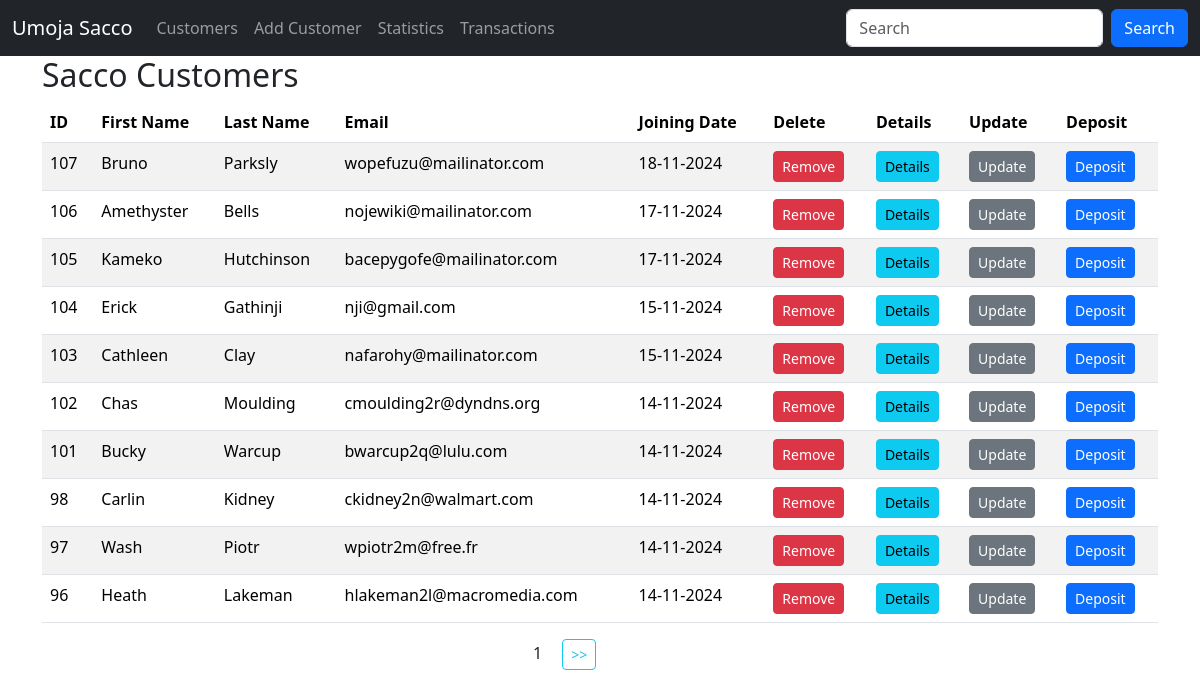
Before: / (signed in) with the older database file.
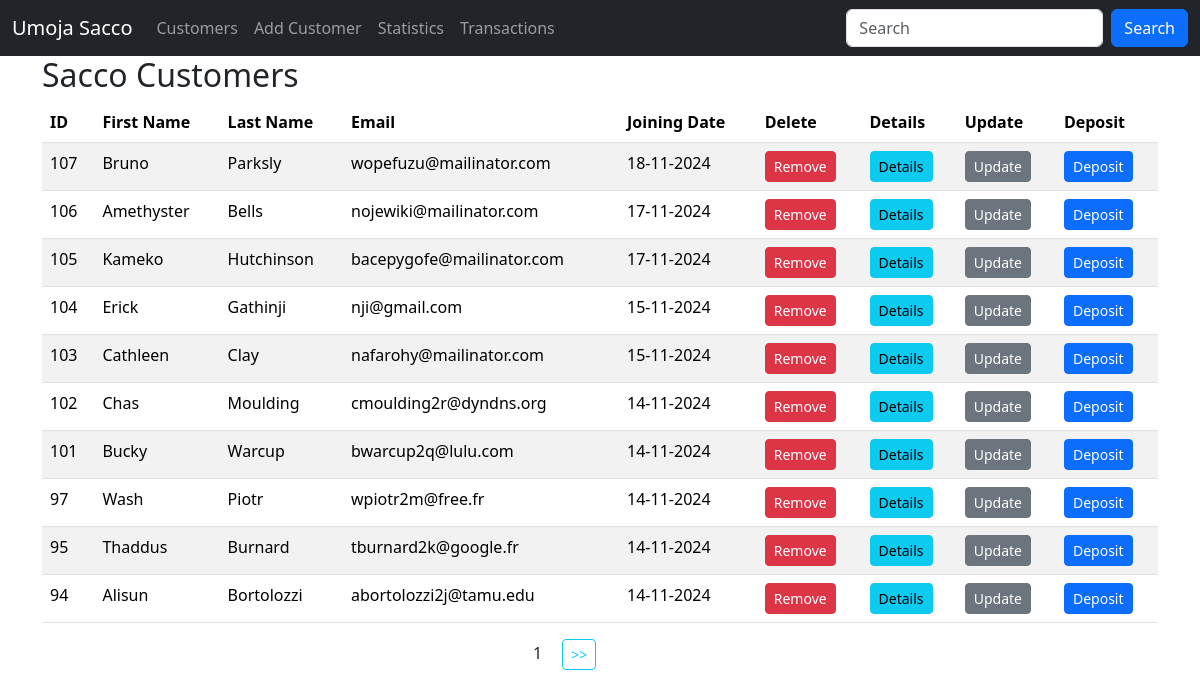
After: the same page with the newer database file.
### sacco/models.py (models this page shows, shortened)
class Customer(models.Model):
    first_name = models.CharField(max_length=30) #charfield = varchar
    last_name = models.CharField(max_length=30)
    email = models.EmailField(unique=True) #varchar + ensures email is unique
    dob = models.DateField()
    gender = models.CharField(max_length=10)
    weight = models.IntegerField(default=0)
    profile_pic = models.ImageField(upload_to=generate_unique_name, null=True)
    created_at = models.DateTimeField(auto_now_add=True)
    updated_at = models.DateTimeField(auto_now=True)
    class Meta:
        db_table = 'customers'

### sacco/views.py (the view)
# urls.py: path('', views.customers, name='customers'),
@login_required #ensure LOGIN_URL = 'login' is defined in settings otherwise define in brackets beside the decoration
def customers(request):
    data = Customer.objects.all().order_by('-id').values()  # select * from customers
    paginator = Paginator(data, 10)
    page_number = request.GET.get('page', 1)  # 1 is a default page loaded if the page input is missing
    try:
        paginated_data = paginator.page(page_number)
    except PageNotAnInteger | EmptyPage:
        paginated_data = paginator.page(1)  # 1 is a default page loaded if the page input is invalid
    return render(request, "customers.html", {
        "data": paginated_data})  # note that the data object carries key paginated information. also used in the customers.html loop

### templates/customers.html (shortened to what this page needs)
{% extends 'master.html' %}
{% block content %}
    <div class="container">
        <h2>Sacco Customers</h2>
        <table class="table table-striped">
            <thead>
            <tr>
                <th>ID</th>
                <th>First Name</th>
                <th>Last Name</th>
                <th>Email</th>
                <th>Joining Date</th>
                <th>Delete</th>
                <th>Details</th>
                <th>Update</th>
                <th>Deposit</th>
            </tr>
            </thead>
            {% for customer in data.object_list %}
                <tr>
                    <td>{{ customer.id }}</td>
                    <td>{{ customer.first_name }}</td>
                    <td>{{ customer.last_name }}</td>
                    <td>{{ customer.email }}</td>
                    <td>{{ customer.created_at | date:"d-m-Y" }}</td>
                    {% if perms.sacco.delete_customer %}
                        <td>
                            <a class="btn btn-danger btn-sm" href="{% url 'delete_customer' customer.id %}">Remove</a>
                        </td>
                    {% else %}
                        <td>
                            <button class="btn btn-sm disabled">Action</button>
                        </td>
                    {% endif %}
                    {% if perms.sacco.view_customer %}
                        <td>
                            <a class="btn btn-info btn-sm" href="{% url 'customer_details' customer.id %}">Details</a>
                        </td>
                    {% else %}
                        <td>
                            <button class="btn btn-sm disabled">Action</button>
                        </td>
                    {% endif %}
                    {% if perms.sacco.change_customer %}
                        <td>
                            <a class="btn btn-secondary btn-sm"
                               href="{% url 'update_customer' customer.id %}">Update</a>
                        </td>
                    {% else %}
                        <td>
                            <button class="btn btn-sm disabled">Action</button>
                        </td>
                    {% endif %}
                    {% if perms.sacco.change_customer %}
                        <td>
                            <a class="btn btn-primary btn-sm" href="{% url 'deposit' customer.id %}">Deposit</a>
                        </td>
                    {% else %}
                        <td>
                            <button class="btn btn-sm disabled">Action</button>
                        </td>
                    {% endif %}
                </tr>
            {% empty %}
                <p>No customers in the sacco</p>
            {% endfor %}
        </table>
        <div class="row justify-content-center">
            <div class="col-sm-2">
                <span class="mx-3">{{ data.number }}</span>
                {% if data.has_next %}
                    <a class="btn btn-outline-info btn-sm" href="?page={{ data.next_page_number }}"> >> </a>
                {% endif %}
            </div>
        </div>
    </div>
{% endblock %}

Changed rows visible on the page:
removed Customer: id "98", first_name "Carlin", last_name "Kidney", email "ckidney2n@walmart.com", created_at "14-11-2024"
removed Customer: id "96", first_name "Heath", last_name "Lakeman", email "hlakeman2l@macromedia.com", created_at "14-11-2024"
now on this page (row unchanged): Customer: id "95", first_name "Thaddus", last_name "Burnard", email "tburnard2k@google.fr", created_at "14-11-2024"
now on this page (row unchanged): Customer: id "94", first_name "Alisun", last_name "Bortolozzi", email "abortolozzi2j@tamu.edu", created_at "14-11-2024"
